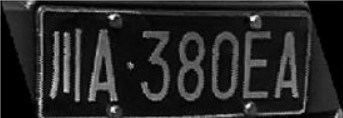
%> input picture img/cut.jpg, 343 x 118 px
$ octave --eval "result = border_removal(imread('img/cut.jpg'));"   (GNU Octave 9; MATLAB toolbox functions it lacks are replaced by stand-ins)
%> lines starting %> are read from the running program, lines starting %| are printed output that depends on the picture; in (x1, y1, x2, y2) boxes, pixels count from 0 and x2, y2 are one past the last pixel; in counts of white or black regions, pixels touching at a corner belong together; the program's own positions count from 1
### hborder_removal.m
function img_bw=hborder_removal(img_bw)
diff_row=diff(img_bw,1,2);% 前一列减后一列
diff_row_sum = sum(abs(diff_row), 2);  %每行图像变化的丰富度
% figure(3);plot(diff_row_sum);title('水平变化丰富度')
[row,~]=size(img_bw);
row_down=round(1*row/2);
row_up=round(1*row/2);
while row_up >1
    if diff_row_sum(row_up)<10 %如何自适应话阈值？
        break;
    else
        row_up=row_up-1;
    end
end
while row_down <row
    if diff_row_sum(row_down)<10
        break;
    else
        row_down=row_down+1;
    end
end
img_bw=img_bw(row_up:row_down,:);

### border_removal.m
function img_temp=border_removal(img)
% % % img=imread('D:\腾讯\Tencent Files\综合课设\车牌识别代码\分割code\380EA3.jpg');

% img=imread('D:\腾讯\Tencent Files\综合课设\车牌识别代码\分割code\380EA4.jpg');
% img=blue_cut(img);
if length(size(img)) == 3
    img_gray=rgb2gray(img);
else
    img_gray=img;
end
img_gray=imresize(img_gray,[140,440]);
T=graythresh(img_gray);
img_bw=imbinarize(img_gray,T);
figure(2);imshow(img_bw);title('二值化')
% [53 lines of commented-out code are left out]
img_temp=hborder_removal(img_bw);
%figure(3);imshow(img_bw);title('旋转矫正')
%figure(4);imshow(img_temp);title('去除上下边框')
%% 去除两侧黑色背景
[row,col]=size(img_temp);
one_col=zeros(1,col);
for j = 1: col
    for i = 1:row
        if img_temp(i,j)==1
            one_col(1,j)=one_col(1,j)+1;
        end
    end
end
% figure(5);plot(one_col);title('竖直投影')
col_left=round(col/2);
col_right=round(col/2);
min_col=min(one_col);
temp_col=sort(one_col);
thresh_char=sum(temp_col(end-1:end)); %简单的字符像素点数阈值
while one_col(col_left)>min_col || sum(one_col(1:col_left))>thresh_char
    if col_left == 1
        break;
    else
        col_left=col_left-1;
    end
end
while one_col(col_right)>min_col || sum(one_col(col_right:end))>thresh_char
    if col_right == col
        break;
    else
        col_right=col_right+1;
    end
end
img_temp=img_temp(:,col_left:col_right);
img_temp=imresize(img_temp,[140,440]);
%figure(6);imshow(img_temp);title('处理后')
% figure(4);imshow(img_temp);title('去除上下边框和铆钉')
%> in border_removal, `img_gray=imresize(img_gray,[140,440]);`:
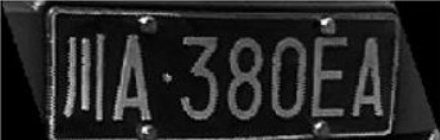
%> img_gray: size 140x440 uint8; min 0, max 253, mean 37.6
%> in border_removal, `T=graythresh(img_gray);`: T = 0.231
%> in border_removal, `img_bw=imbinarize(img_gray,T);`:
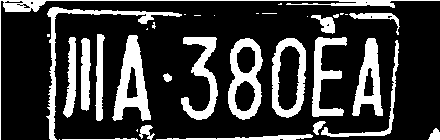
%> img_bw: size 140x440 logical; 22.9% white; 35 white regions (15 under 20 px), largest, box (x1, y1, x2, y2) and area: (112, 35, 151, 121) 1585, (228, 38, 263, 120) 1391, (46, 7, 182, 140) 1287
%> in hborder_removal, `diff_row=diff(img_bw,1,2);`:
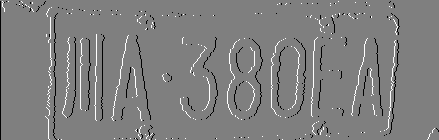
%> diff_row: size 140x439 double; min -1, max 1, mean -0.00213; drawn with min black and max white
%> in hborder_removal, `diff_row_sum = sum(abs(diff_row), 2);`: diff_row_sum = 140 values, max 37 at index 109, min 0 at index 1, mean 21.25
%> in hborder_removal, `img_bw=img_bw(row_up:row_down,:);`:
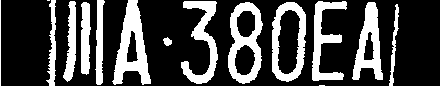
%> img_bw: size 86x440 logical; 27.3% white; 15 white regions (2 under 20 px), largest, box (x1, y1, x2, y2) and area: (112, 0, 151, 85) 1577, (228, 2, 263, 84) 1391, (272, 2, 306, 82) 1222
%> after the loop in border_removal, `for j = 1: col`: one_col = 440 values, max 86 at index 1, min 0 at index 2, mean 23.45
%> in border_removal, `min_col=min(one_col);`: min_col = 0
%> in border_removal, `temp_col=sort(one_col);`: temp_col = 440 values from 0 to 86
%> in border_removal, `thresh_char=sum(temp_col(end-1:end));`: thresh_char = 172
%> the loop in border_removal, `while one_col(col_left)>min_col || sum(one_col(1:col_left))>thresh_char` made 174 passes
%> col_left on passes 1 to 12: 219, 218, 217, 216, 215, 214, 213, 212, 211, 210, 209, 208
%> after the loop in border_removal, `while one_col(col_left)>min_col || sum(one_col(1:col_left))>thresh_char`: col_left = 46
%> after the loop in border_removal, `while one_col(col_right)>min_col || sum(one_col(col_right:end))>thresh..`: col_right = 400
%> in border_removal, `img_temp=img_temp(:,col_left:col_right);`:
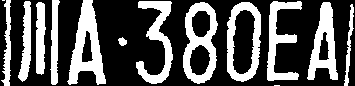
%> img_temp: size 86x355 logical; 33.5% white; 14 white regions (2 under 20 px), largest, box (x1, y1, x2, y2) and area: (67, 0, 106, 85) 1577, (183, 2, 218, 84) 1391, (227, 2, 261, 82) 1222
%> in border_removal, `img_temp=imresize(img_temp,[140,440]);`:
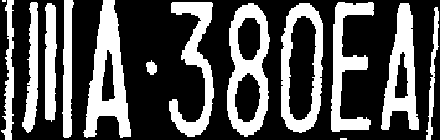
%> img_temp: size 140x440 logical; 33.5% white; 14 white regions (2 under 20 px), largest, box (x1, y1, x2, y2) and area: (83, 0, 131, 138) 3183, (227, 3, 270, 137) 2826, (281, 3, 323, 133) 2474

$ run again, on img/original.jpg
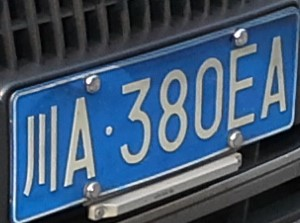
%> input picture img/original.jpg, 300 x 223 px
%> T = 0.447
%> diff_row_sum = 140 values, max 28 at index 55, min 0 at index 1, mean 15.14
%> in hborder_removal, `img_bw=img_bw(row_up:row_down,:);`:
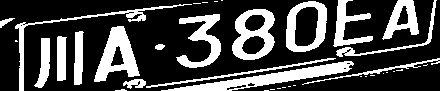
%> img_bw: size 91x440 logical; 27.8% white; 37 white regions (20 under 20 px), largest, box (x1, y1, x2, y2) and area: (161, 61, 354, 91) 1645, (94, 26, 140, 82) 1243, (232, 9, 275, 60) 1181
%> after the loop in border_removal, `for j = 1: col`: one_col = 440 values, max 68 at index 21, min 1 at index 14, mean 25.34
%> min_col = 1
%> temp_col = 440 values from 1 to 68
%> thresh_char = 136
%> the loop in border_removal, `while one_col(col_left)>min_col || sum(one_col(1:col_left))>thresh_char` made 205 passes
%> col_left on passes 1 to 8: 219, 218, 217, 216, 215, 214, 213, 212
%> after the loop in border_removal, `while one_col(col_left)>min_col || sum(one_col(1:col_left))>thresh_char`: col_left = 15
%> after the loop in border_removal, `while one_col(col_right)>min_col || sum(one_col(col_right:end))>thresh..`: col_right = 440
%> in border_removal, `img_temp=imresize(img_temp,[140,440]);`:
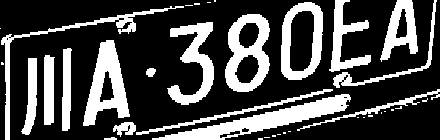
%> img_temp: size 140x440 logical; 28.5% white; 37 white regions (20 under 20 px), largest, box (x1, y1, x2, y2) and area: (152, 94, 351, 140) 2619, (83, 40, 130, 126) 1956, (225, 14, 270, 92) 1920
